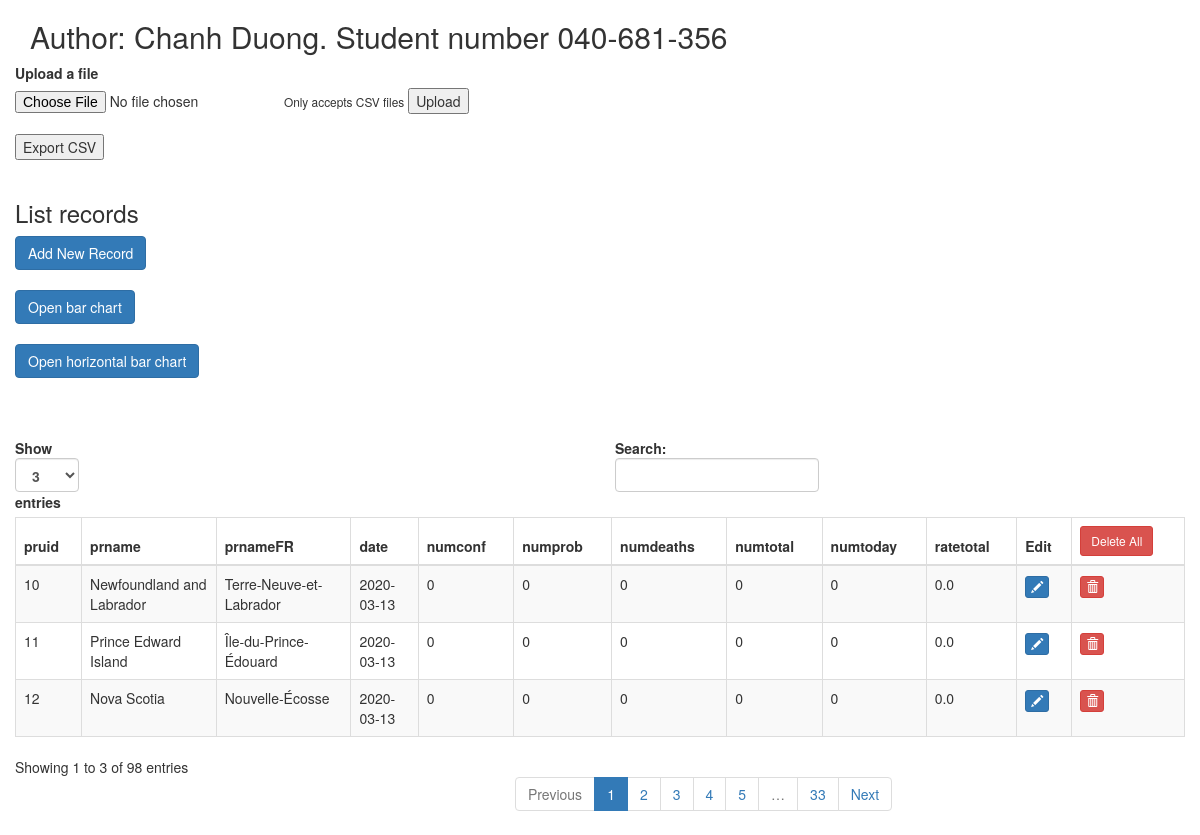
Screenshot of /csvapp/sort_pruid_Ascending/ with the database file from the repository.
### csvapp/models.py (models this page shows, shortened)
class Record(models.Model):
    pruid = models.IntegerField()
    prname = models.CharField(max_length=150)
    prnameFR = models.CharField(max_length=150)
    date = models.DateField(null=True)
    numconf = models.IntegerField()
    numprob = models.IntegerField()
    numdeaths = models.IntegerField()
    numtotal = models.IntegerField()
    numtoday = models.IntegerField()
    ratetotal = models.FloatField()

### csvapp/views.py (the view)
# urls.py: path('sort_pruid_Ascending/', views.sort_recordId_Ascending, name='record_sortId_ascending'),
def sort_recordId_Ascending(request):
    recordList = Record.objects.all().order_by('pruid')
    context = {'records': recordList}
    return render(request, 'csvapp/record_list.html', context)

### csvapp/templates/csvapp/record_list.html (shortened to what this page needs)
{% extends 'csvapp/base.html'%} {% block content%}
  <form action="" method="POST" enctype="multipart/form-data">
    <label for="file1"> Upload a file</label>
    <input type="file" id="file1" name="file" />
    <small id="small">Only accepts CSV files</small>
    <button type="submit">Upload</button>
  </form>
<br />
<form
  action="{% url 'record_download' %}"
>
  <input type="submit" value="Export CSV" />
</form>
<br />
  <h3>List records</h3>
  <a href="{% url 'record_insert' %}" class="btn btn-primary">Add New Record</a>
  <a href="{% url 'bar_chart' %}" class="btn btn-primary">Open bar chart</a>
  <a href="{% url 'horizontal_bar_chart' %}" class="btn btn-primary">Open horizontal bar chart</a>
  <div class="table-responsive-sm">
    <table
      id="bootstrapdatatable"
      class="table table-striped table-bordered"
      width="100%"
    >
      <thead>
        <th>pruid</th>
        <th>prname</th>
        <th>prnameFR</th>
        <th>date</th>
        <th>numconf</th>
        <th>numprob</th>
        <th>numdeaths</th>
        <th>numtotal</th>
        <th>numtoday</th>
        <th>ratetotal</th>
        <th>Edit</th>
        <th>
          <a
            href="{% url 'record_delete_all' %}"
            class="btn btn-sm btn-danger"
          >Delete All</a>
        </th>
      </thead>
      <tbody>
        {% for record in records %}
        <tr>
          <td>{{record.pruid}}</td>
          <td>{{record.prname}}</td>
          <td>{{record.prnameFR}}</td>
          <td>{{record.date|date:'Y-m-d'}}</td>
          <td>{{record.numconf}}</td>
          <td>{{record.numprob}}</td>
          <td>{{record.numdeaths}}</td>
          <td>{{record.numtotal}}</td>
          <td>{{record.numtoday}}</td>
          <td>{{record.ratetotal}}</td>
          <td>
            <p data-placement="top"  title="Edit">
              <a
                href="{% url 'record_update' record.id %}"
                class="btn btn-primary btn-xs"
                ><span class="glyphicon glyphicon-pencil"></span>
              </a>
            </p>
          </td>
          <td>
            <p data-placement="top"  title="Delete">
              <a
                href="{% url 'record_delete' record.id %}"
                class="btn btn-danger btn-xs"
                ><span class="glyphicon glyphicon-trash"></span
              ></a>
            </p>
          </td>
        </tr>
        {% endfor %}
      </tbody>
    </table>
  </div>
{% endblock content %}

### csvapp/templates/csvapp/base.html (style rules this page uses)
#file1 { display: inline; }
th { width: 1%; white-space: nowrap; }
table.dataTable thead .sorting::after, table.dataTable thead .sorting_asc::after { display:none; }
table.dataTable thead .sorting_desc::after { display:none; }
table.dataTable thead .sorting { background-image: url(https://datatables.net/media/images/sort_both.png); background-repeat: no-repeat; background-position: center right; }
table.dataTable thead .sorting_desc { background-image: url(https://datatables.net/media/images/sort_desc.png); background-repeat: no-repeat; background-position: center right; }

### rows the page displays
Record: pruid "10", prname "Newfoundland and Labrador", prnameFR "Terre-Neuve-et-Labrador", date "2020-03-13", numconf "0", numprob "0", numdeaths "0", numtotal "0", numtoday "0", ratetotal "0.0"
Record: pruid "11", prname "Prince Edward Island", prnameFR "Île-du-Prince-Édouard", date "2020-03-13", numconf "0", numprob "0", numdeaths "0", numtotal "0", numtoday "0", ratetotal "0.0"
Record: pruid "12", prname "Nova Scotia", prnameFR "Nouvelle-Écosse", date "2020-03-13", numconf "0", numprob "0", numdeaths "0", numtotal "0", numtoday "0", ratetotal "0.0"
